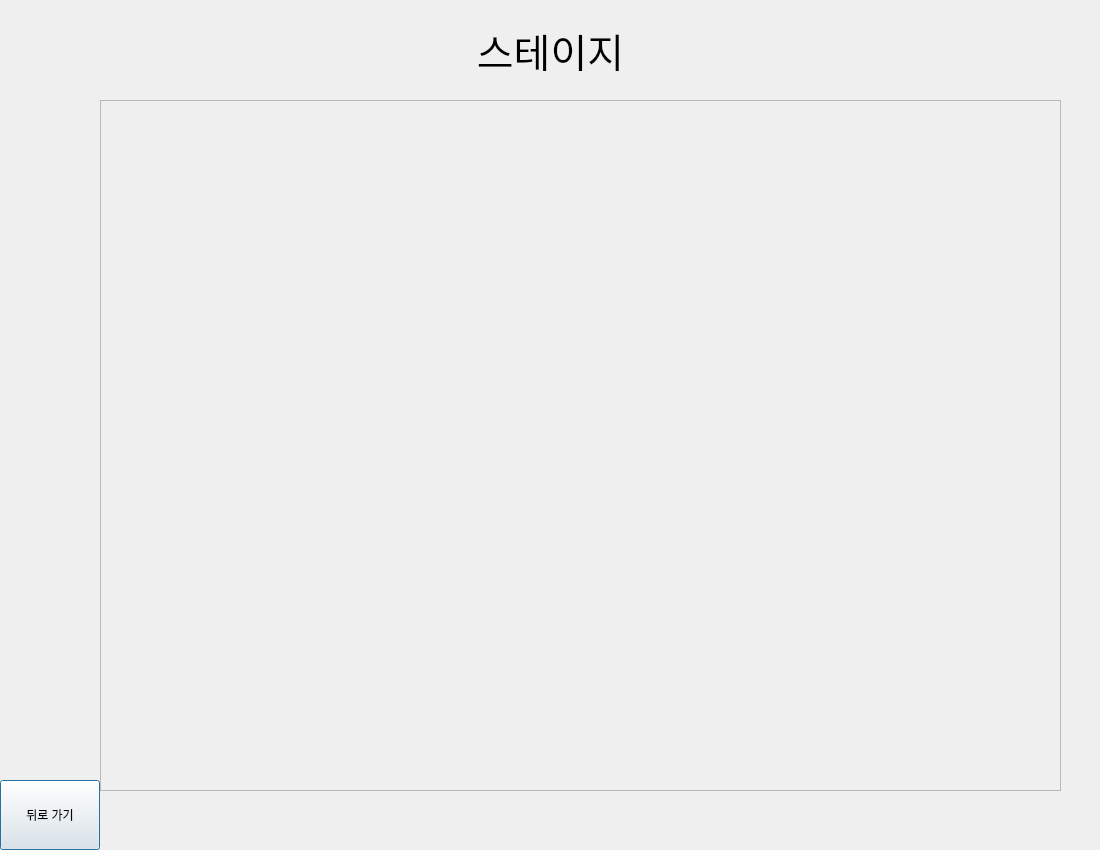
<?xml version="1.0" encoding="UTF-8"?>
<ui version="4.0">
 <class>Dialog</class>
 <widget class="QDialog" name="Dialog">
  <property name="geometry">
   <rect>
    <x>0</x>
    <y>0</y>
    <width>1100</width>
    <height>850</height>
   </rect>
  </property>
  <property name="windowTitle">
   <string>Dialog</string>
  </property>
  <widget class="QPushButton" name="backButton">
   <property name="geometry">
    <rect>
     <x>0</x>
     <y>780</y>
     <width>100</width>
     <height>70</height>
    </rect>
   </property>
   <property name="text">
    <string>뒤로 가기</string>
   </property>
  </widget>
  <widget class="QLabel" name="label">
   <property name="geometry">
    <rect>
     <x>10</x>
     <y>30</y>
     <width>1081</width>
     <height>41</height>
    </rect>
   </property>
   <property name="font">
    <font>
     <pointsize>30</pointsize>
    </font>
   </property>
   <property name="text">
    <string>스테이지</string>
   </property>
   <property name="textFormat">
    <enum>Qt::AutoText</enum>
   </property>
   <property name="alignment">
    <set>Qt::AlignCenter</set>
   </property>
  </widget>
  <widget class="QScrollArea" name="scrollArea">
   <property name="geometry">
    <rect>
     <x>100</x>
     <y>100</y>
     <width>961</width>
     <height>691</height>
    </rect>
   </property>
   <property name="widgetResizable">
    <bool>true</bool>
   </property>
   <widget class="QWidget" name="scrollAreaWidgetContents">
    <property name="geometry">
     <rect>
      <x>0</x>
      <y>0</y>
      <width>959</width>
      <height>689</height>
     </rect>
    </property>
   </widget>
  </widget>
 </widget>
 <resources/>
 <connections/>
</ui>
